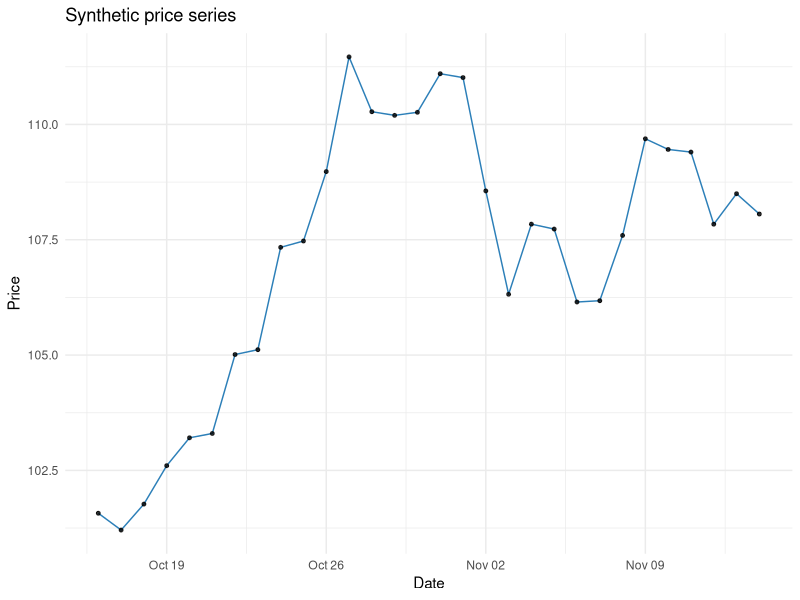

Generate this figure with R:
## ---- chunk 1
library(ggplot2)
library(dplyr)

set.seed(42)
df <- tibble(
  time = seq.Date(Sys.Date()-29, Sys.Date(), by = "day"),
  price = cumsum(rnorm(30, 0.2, 1)) + 100,
  volume = round(runif(30, 100, 1000))
)

df <- df %>% mutate(return = c(NA, diff(log(price))))

ggplot(df, aes(time, price)) +
  geom_line(color = "#2c7fb8") +
  geom_point(size = 1, alpha = 0.8) +
  theme_minimal() +
  labs(title = "Synthetic price series", x = "Date", y = "Price")
## ---- chunk 2
# Save the PNG to the project-level outputs folder (one level up from notebooks/)
dir.create("../outputs/figures", recursive = TRUE, showWarnings = FALSE)
pngfile <- "../outputs/figures/presentation-price.png"
# save the last plot to file and embed the saved PNG into the slide
ggplot2::ggsave(pngfile, plot = last_plot(), width = 8, height = 4, device = "png")
knitr::include_graphics(pngfile)
